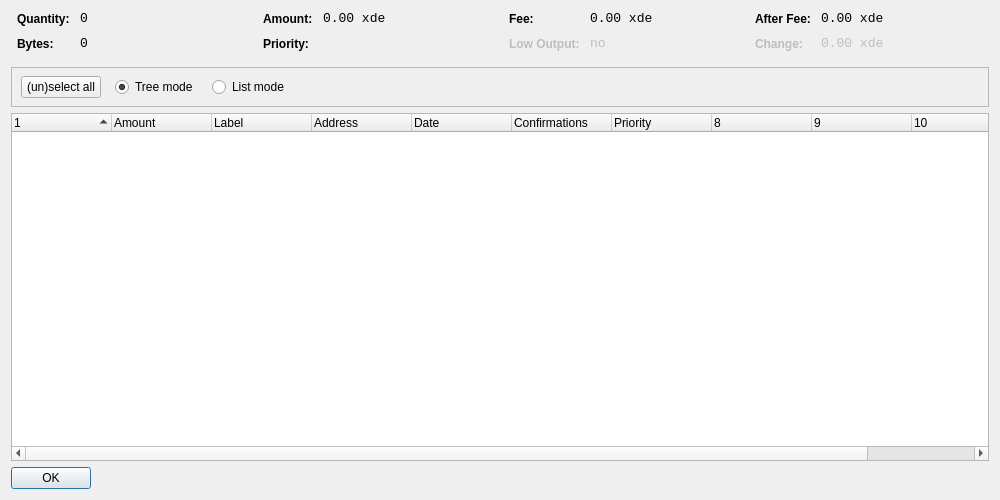
<?xml version="1.0" encoding="UTF-8"?>
<ui version="4.0">
 <class>CoinControlDialog</class>
 <widget class="QDialog" name="CoinControlDialog">
  <property name="geometry">
   <rect>
    <x>0</x>
    <y>0</y>
    <width>1000</width>
    <height>500</height>
   </rect>
  </property>
  <property name="windowTitle">
   <string>Coin Control</string>
  </property>
  <layout class="QVBoxLayout" name="verticalLayout">
   <item>
    <layout class="QHBoxLayout" name="horizontalLayoutTop" stretch="0,0,0,0">
     <property name="topMargin">
      <number>0</number>
     </property>
     <property name="bottomMargin">
      <number>10</number>
     </property>
     <item>
      <layout class="QFormLayout" name="formLayoutCoinControl1">
       <property name="horizontalSpacing">
        <number>10</number>
       </property>
       <property name="verticalSpacing">
        <number>10</number>
       </property>
       <property name="leftMargin">
        <number>6</number>
       </property>
       <property name="rightMargin">
        <number>6</number>
       </property>
       <item row="0" column="0">
        <widget class="QLabel" name="labelCoinControlQuantityText">
         <property name="styleSheet">
          <string notr="true">font-weight:bold;</string>
         </property>
         <property name="text">
          <string>Quantity:</string>
         </property>
        </widget>
       </item>
       <item row="0" column="1">
        <widget class="QLabel" name="labelCoinControlQuantity">
         <property name="font">
          <font>
           <family>Monospace</family>
           <pointsize>10</pointsize>
          </font>
         </property>
         <property name="cursor">
          <cursorShape>IBeamCursor</cursorShape>
         </property>
         <property name="contextMenuPolicy">
          <enum>Qt::ActionsContextMenu</enum>
         </property>
         <property name="text">
          <string notr="true">0</string>
         </property>
         <property name="textInteractionFlags">
          <set>Qt::LinksAccessibleByMouse|Qt::TextSelectableByKeyboard|Qt::TextSelectableByMouse</set>
         </property>
        </widget>
       </item>
       <item row="1" column="0">
        <widget class="QLabel" name="labelCoinControlBytesText">
         <property name="styleSheet">
          <string notr="true">font-weight:bold;</string>
         </property>
         <property name="text">
          <string>Bytes:</string>
         </property>
        </widget>
       </item>
       <item row="1" column="1">
        <widget class="QLabel" name="labelCoinControlBytes">
         <property name="font">
          <font>
           <family>Monospace</family>
           <pointsize>10</pointsize>
          </font>
         </property>
         <property name="cursor">
          <cursorShape>IBeamCursor</cursorShape>
         </property>
         <property name="contextMenuPolicy">
          <enum>Qt::ActionsContextMenu</enum>
         </property>
         <property name="text">
          <string notr="true">0</string>
         </property>
         <property name="textInteractionFlags">
          <set>Qt::LinksAccessibleByMouse|Qt::TextSelectableByKeyboard|Qt::TextSelectableByMouse</set>
         </property>
        </widget>
       </item>
      </layout>
     </item>
     <item>
      <layout class="QFormLayout" name="formLayoutCoinControl2">
       <property name="horizontalSpacing">
        <number>10</number>
       </property>
       <property name="verticalSpacing">
        <number>10</number>
       </property>
       <property name="leftMargin">
        <number>6</number>
       </property>
       <property name="rightMargin">
        <number>6</number>
       </property>
       <item row="0" column="0">
        <widget class="QLabel" name="labelCoinControlAmountText">
         <property name="styleSheet">
          <string notr="true">font-weight:bold;</string>
         </property>
         <property name="text">
          <string>Amount:</string>
         </property>
        </widget>
       </item>
       <item row="0" column="1">
        <widget class="QLabel" name="labelCoinControlAmount">
         <property name="font">
          <font>
           <family>Monospace</family>
           <pointsize>10</pointsize>
          </font>
         </property>
         <property name="cursor">
          <cursorShape>IBeamCursor</cursorShape>
         </property>
         <property name="contextMenuPolicy">
          <enum>Qt::ActionsContextMenu</enum>
         </property>
         <property name="text">
          <string notr="true">0.00 xde</string>
         </property>
         <property name="textInteractionFlags">
          <set>Qt::LinksAccessibleByMouse|Qt::TextSelectableByKeyboard|Qt::TextSelectableByMouse</set>
         </property>
        </widget>
       </item>
       <item row="1" column="0">
        <widget class="QLabel" name="labelCoinControlPriorityText">
         <property name="styleSheet">
          <string notr="true">font-weight:bold;</string>
         </property>
         <property name="text">
          <string>Priority:</string>
         </property>
        </widget>
       </item>
       <item row="1" column="1">
        <widget class="QLabel" name="labelCoinControlPriority">
         <property name="font">
          <font>
           <family>Monospace</family>
           <pointsize>10</pointsize>
          </font>
         </property>
         <property name="cursor">
          <cursorShape>IBeamCursor</cursorShape>
         </property>
         <property name="contextMenuPolicy">
          <enum>Qt::ActionsContextMenu</enum>
         </property>
         <property name="text">
          <string/>
         </property>
         <property name="textInteractionFlags">
          <set>Qt::LinksAccessibleByMouse|Qt::TextSelectableByKeyboard|Qt::TextSelectableByMouse</set>
         </property>
        </widget>
       </item>
      </layout>
     </item>
     <item>
      <layout class="QFormLayout" name="formLayoutCoinControl3">
       <property name="horizontalSpacing">
        <number>10</number>
       </property>
       <property name="verticalSpacing">
        <number>10</number>
       </property>
       <property name="leftMargin">
        <number>6</number>
       </property>
       <property name="rightMargin">
        <number>6</number>
       </property>
       <item row="0" column="0">
        <widget class="QLabel" name="labelCoinControlFeeText">
         <property name="styleSheet">
          <string notr="true">font-weight:bold;</string>
         </property>
         <property name="text">
          <string>Fee:</string>
         </property>
        </widget>
       </item>
       <item row="0" column="1">
        <widget class="QLabel" name="labelCoinControlFee">
         <property name="font">
          <font>
           <family>Monospace</family>
           <pointsize>10</pointsize>
          </font>
         </property>
         <property name="cursor">
          <cursorShape>IBeamCursor</cursorShape>
         </property>
         <property name="contextMenuPolicy">
          <enum>Qt::ActionsContextMenu</enum>
         </property>
         <property name="text">
          <string notr="true">0.00 xde</string>
         </property>
         <property name="textInteractionFlags">
          <set>Qt::LinksAccessibleByMouse|Qt::TextSelectableByKeyboard|Qt::TextSelectableByMouse</set>
         </property>
        </widget>
       </item>
       <item row="1" column="0">
        <widget class="QLabel" name="labelCoinControlLowOutputText">
         <property name="enabled">
          <bool>false</bool>
         </property>
         <property name="styleSheet">
          <string notr="true">font-weight:bold;</string>
         </property>
         <property name="text">
          <string>Low Output:</string>
         </property>
        </widget>
       </item>
       <item row="1" column="1">
        <widget class="QLabel" name="labelCoinControlLowOutput">
         <property name="enabled">
          <bool>false</bool>
         </property>
         <property name="font">
          <font>
           <family>Monospace</family>
           <pointsize>10</pointsize>
          </font>
         </property>
         <property name="cursor">
          <cursorShape>IBeamCursor</cursorShape>
         </property>
         <property name="contextMenuPolicy">
          <enum>Qt::ActionsContextMenu</enum>
         </property>
         <property name="text">
          <string notr="true">no</string>
         </property>
         <property name="textInteractionFlags">
          <set>Qt::LinksAccessibleByMouse|Qt::TextSelectableByKeyboard|Qt::TextSelectableByMouse</set>
         </property>
        </widget>
       </item>
      </layout>
     </item>
     <item>
      <layout class="QFormLayout" name="formLayoutCoinControl4">
       <property name="horizontalSpacing">
        <number>10</number>
       </property>
       <property name="verticalSpacing">
        <number>10</number>
       </property>
       <property name="leftMargin">
        <number>6</number>
       </property>
       <property name="rightMargin">
        <number>6</number>
       </property>
       <item row="0" column="0">
        <widget class="QLabel" name="labelCoinControlAfterFeeText">
         <property name="styleSheet">
          <string notr="true">font-weight:bold;</string>
         </property>
         <property name="text">
          <string>After Fee:</string>
         </property>
        </widget>
       </item>
       <item row="0" column="1">
        <widget class="QLabel" name="labelCoinControlAfterFee">
         <property name="font">
          <font>
           <family>Monospace</family>
           <pointsize>10</pointsize>
          </font>
         </property>
         <property name="cursor">
          <cursorShape>IBeamCursor</cursorShape>
         </property>
         <property name="contextMenuPolicy">
          <enum>Qt::ActionsContextMenu</enum>
         </property>
         <property name="text">
          <string notr="true">0.00 xde</string>
         </property>
         <property name="textInteractionFlags">
          <set>Qt::LinksAccessibleByMouse|Qt::TextSelectableByKeyboard|Qt::TextSelectableByMouse</set>
         </property>
        </widget>
       </item>
       <item row="1" column="0">
        <widget class="QLabel" name="labelCoinControlChangeText">
         <property name="enabled">
          <bool>false</bool>
         </property>
         <property name="styleSheet">
          <string notr="true">font-weight:bold;</string>
         </property>
         <property name="text">
          <string>Change:</string>
         </property>
        </widget>
       </item>
       <item row="1" column="1">
        <widget class="QLabel" name="labelCoinControlChange">
         <property name="enabled">
          <bool>false</bool>
         </property>
         <property name="font">
          <font>
           <family>Monospace</family>
           <pointsize>10</pointsize>
          </font>
         </property>
         <property name="cursor">
          <cursorShape>IBeamCursor</cursorShape>
         </property>
         <property name="contextMenuPolicy">
          <enum>Qt::ActionsContextMenu</enum>
         </property>
         <property name="text">
          <string notr="true">0.00 xde</string>
         </property>
         <property name="textInteractionFlags">
          <set>Qt::LinksAccessibleByMouse|Qt::TextSelectableByKeyboard|Qt::TextSelectableByMouse</set>
         </property>
        </widget>
       </item>
      </layout>
     </item>
    </layout>
   </item>
   <item>
    <widget class="QFrame" name="frame">
     <property name="minimumSize">
      <size>
       <width>0</width>
       <height>40</height>
      </size>
     </property>
     <property name="frameShape">
      <enum>QFrame::StyledPanel</enum>
     </property>
     <property name="frameShadow">
      <enum>QFrame::Sunken</enum>
     </property>
     <widget class="QWidget" name="horizontalLayoutWidget">
      <property name="geometry">
       <rect>
        <x>10</x>
        <y>0</y>
        <width>781</width>
        <height>41</height>
       </rect>
      </property>
      <layout class="QHBoxLayout" name="horizontalLayoutPanel" stretch="0,0,0,0,0">
       <property name="spacing">
        <number>14</number>
       </property>
       <item>
        <widget class="QPushButton" name="pushButtonSelectAll">
         <property name="sizePolicy">
          <sizepolicy hsizetype="Maximum" vsizetype="Fixed">
           <horstretch>0</horstretch>
           <verstretch>0</verstretch>
          </sizepolicy>
         </property>
         <property name="text">
          <string>(un)select all</string>
         </property>
        </widget>
       </item>
       <item>
        <widget class="QRadioButton" name="radioTreeMode">
         <property name="sizePolicy">
          <sizepolicy hsizetype="Maximum" vsizetype="Fixed">
           <horstretch>0</horstretch>
           <verstretch>0</verstretch>
          </sizepolicy>
         </property>
         <property name="text">
          <string>Tree mode</string>
         </property>
         <property name="checked">
          <bool>true</bool>
         </property>
        </widget>
       </item>
       <item>
        <widget class="QRadioButton" name="radioListMode">
         <property name="sizePolicy">
          <sizepolicy hsizetype="Maximum" vsizetype="Fixed">
           <horstretch>0</horstretch>
           <verstretch>0</verstretch>
          </sizepolicy>
         </property>
         <property name="text">
          <string>List mode</string>
         </property>
        </widget>
       </item>
       <item>
        <spacer name="horizontalSpacer">
         <property name="orientation">
          <enum>Qt::Horizontal</enum>
         </property>
         <property name="sizeHint" stdset="0">
          <size>
           <width>40</width>
           <height>20</height>
          </size>
         </property>
        </spacer>
       </item>
      </layout>
     </widget>
    </widget>
   </item>
   <item>
    <widget class="CoinControlTreeWidget" name="treeWidget">
     <property name="contextMenuPolicy">
      <enum>Qt::CustomContextMenu</enum>
     </property>
     <property name="sortingEnabled">
      <bool>false</bool>
     </property>
     <property name="columnCount">
      <number>11</number>
     </property>
     <attribute name="headerShowSortIndicator" stdset="0">
      <bool>true</bool>
     </attribute>
     <attribute name="headerStretchLastSection">
      <bool>false</bool>
     </attribute>
     <column>
      <property name="text">
       <string/>
      </property>
     </column>
     <column>
      <property name="text">
       <string>Amount</string>
      </property>
     </column>
     <column>
      <property name="text">
       <string>Label</string>
      </property>
     </column>
     <column>
      <property name="text">
       <string>Address</string>
      </property>
     </column>
     <column>
      <property name="text">
       <string>Date</string>
      </property>
     </column>
     <column>
      <property name="text">
       <string>Confirmations</string>
      </property>
      <property name="toolTip">
       <string>Confirmed</string>
      </property>
     </column>
     <column>
      <property name="text">
       <string>Priority</string>
      </property>
     </column>
     <column>
      <property name="text">
       <string/>
      </property>
     </column>
     <column>
      <property name="text">
       <string/>
      </property>
     </column>
     <column>
      <property name="text">
       <string/>
      </property>
     </column>
     <column>
      <property name="text">
       <string/>
      </property>
     </column>
    </widget>
   </item>
   <item>
    <widget class="QDialogButtonBox" name="buttonBox">
     <property name="sizePolicy">
      <sizepolicy hsizetype="Maximum" vsizetype="Fixed">
       <horstretch>0</horstretch>
       <verstretch>0</verstretch>
      </sizepolicy>
     </property>
     <property name="orientation">
      <enum>Qt::Horizontal</enum>
     </property>
     <property name="standardButtons">
      <set>QDialogButtonBox::Ok</set>
     </property>
    </widget>
   </item>
  </layout>
 </widget>
 <customwidgets>
  <customwidget>
   <class>CoinControlTreeWidget</class>
   <extends>QTreeWidget</extends>
   <header>coincontroltreewidget.h</header>
  </customwidget>
 </customwidgets>
 <resources/>
 <connections/>
</ui>
